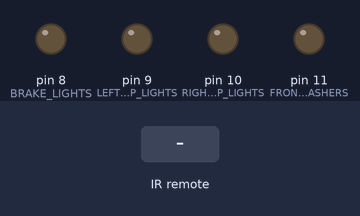
A sketch run on a simulated Arduino Uno, built with avr-gcc and run on an emulated ATmega328P. Shown: output pins drawn as LEDs (lit = HIGH). Dashed ring = blinking. The inputs (shaded band) are chosen by the test bench.

Above: at 1.26 s.
1.3 s: infrared code 0x511DBB received
At 2.25 s:
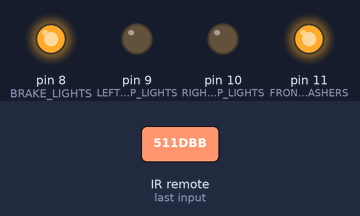
4.3 s: infrared code 0xE318261B received
7.3 s: infrared code 0xEE886D7F received
At 7.75 s:
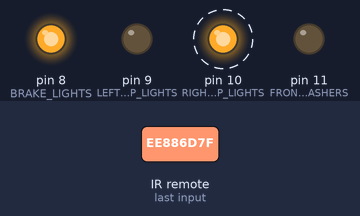
10.3 s: infrared code 0xD7E84B1B received
At 10.7 s:
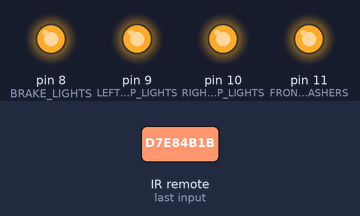
11.8 s: infrared code 0xE318261B received
At 13.59 s:
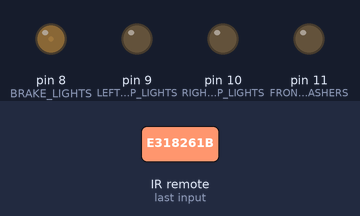
Timing chart, 0 to 15.8 s (numbered marks = the images above; inputs shaded):
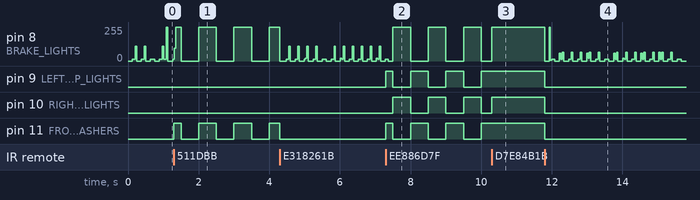

The sketch:

SchoolBusCostume.ino
```cpp
/* SchoolBusCostume management code
 */

#include "IRremote.h"

// Outputs
const uint8_t BRAKE_LIGHTS = 8;
const uint8_t LEFT_TOP_LIGHTS = 9;
const uint8_t RIGHT_TOP_LIGHTS = 10;
const uint8_t FRONT_FLASHERS = 11;

// Inputs
const uint8_t IR_REC_PIN = 12;

// IR Remote button definitions
const unsigned long POWER_BUTTON = 3810010651;
const unsigned long VOL_PLUS = 5316027;
const unsigned long FUNC_STOP = 4001918335;
const unsigned long PLAY_BUTTON = 3622325019;

// state management
enum runmode_t { DRIVE,
                 SLOW,
                 STOP,
                 TEST };

// Globals
IRrecv irrecv(IR_REC_PIN);
decode_results ir_result;
runmode_t mode = DRIVE;

void setup() {
  irrecv.enableIRIn();

  pinMode(BRAKE_LIGHTS, OUTPUT);
  pinMode(LEFT_TOP_LIGHTS, OUTPUT);
  pinMode(RIGHT_TOP_LIGHTS, OUTPUT);
  pinMode(FRONT_FLASHERS, OUTPUT);

  digitalWrite(BRAKE_LIGHTS, LOW);
  digitalWrite(LEFT_TOP_LIGHTS, LOW);
  digitalWrite(RIGHT_TOP_LIGHTS, LOW);
  digitalWrite(FRONT_FLASHERS, LOW);
#ifdef DEBUG
  Serial.begin(9600);
#endif
}

void loop() {
  if (irrecv.decode(&ir_result)) {
#ifdef DEBUG
    Serial.println(ir_result.value);
#endif
    switch (ir_result.value) {
      case POWER_BUTTON:
        mode = DRIVE;
#ifdef DEBUG
        Serial.println("drive");
#endif
        break;

      case VOL_PLUS:
        mode = SLOW;
#ifdef DEBUG
        Serial.println("slow");
#endif
        break;

      case FUNC_STOP:
#ifdef DEBUG
        Serial.println("stop");
#endif
        mode = STOP;
        break;

      case PLAY_BUTTON:
        mode = TEST;
        break;
    }
    irrecv.resume();
  }

  const unsigned long timeMs = millis();
  const unsigned long interval = timeMs / 500;

  switch (mode) {
    case DRIVE:
      digitalWrite(LEFT_TOP_LIGHTS, LOW);
      digitalWrite(RIGHT_TOP_LIGHTS, LOW);
      digitalWrite(FRONT_FLASHERS, LOW);
      digitalWrite(BRAKE_LIGHTS, timeMs % 8 == 0);
      break;
    case SLOW:
      digitalWrite(LEFT_TOP_LIGHTS, LOW);
      digitalWrite(RIGHT_TOP_LIGHTS, LOW);
      digitalWrite(FRONT_FLASHERS, interval % 2 == 0);
      digitalWrite(BRAKE_LIGHTS, interval % 2 == 0);
      break;
    case STOP:
      digitalWrite(LEFT_TOP_LIGHTS, interval % 2 == 0);
      digitalWrite(RIGHT_TOP_LIGHTS, interval % 2 == 1);
      digitalWrite(FRONT_FLASHERS, interval % 2 == 0);
      digitalWrite(BRAKE_LIGHTS, interval % 2 == 1);
      break;
    case TEST:
      digitalWrite(LEFT_TOP_LIGHTS, HIGH);
      digitalWrite(RIGHT_TOP_LIGHTS, HIGH);
      digitalWrite(FRONT_FLASHERS, HIGH);
      digitalWrite(BRAKE_LIGHTS, HIGH);
  }
}
```

Measured:
- after the input at 1.3 s, pin 11 (FRONT_FLASHERS): LOW → HIGH at once, then repeats every 1.0 s: LOW 0.50 s, HIGH 0.50 s
- after the input at 7.3 s, pin 9 (LEFT_TOP_LIGHTS), pin 11 (FRONT_FLASHERS): LOW → HIGH at once, then repeats every 1.0 s: LOW 0.50 s, HIGH 0.50 s; pin 10 (RIGHT_TOP_LIGHTS): alternates HIGH for 0.50 s and LOW for 0.50 s, starting after 0.20 s
- after the input at 10.3 s, pin 9 (LEFT_TOP_LIGHTS), pin 11 (FRONT_FLASHERS): stays HIGH (without the input it goes to LOW after 0.20 s)
- after the input at 11.8 s, pin 9 (LEFT_TOP_LIGHTS), pin 10 (RIGHT_TOP_LIGHTS), pin 11 (FRONT_FLASHERS): HIGH → LOW at once
